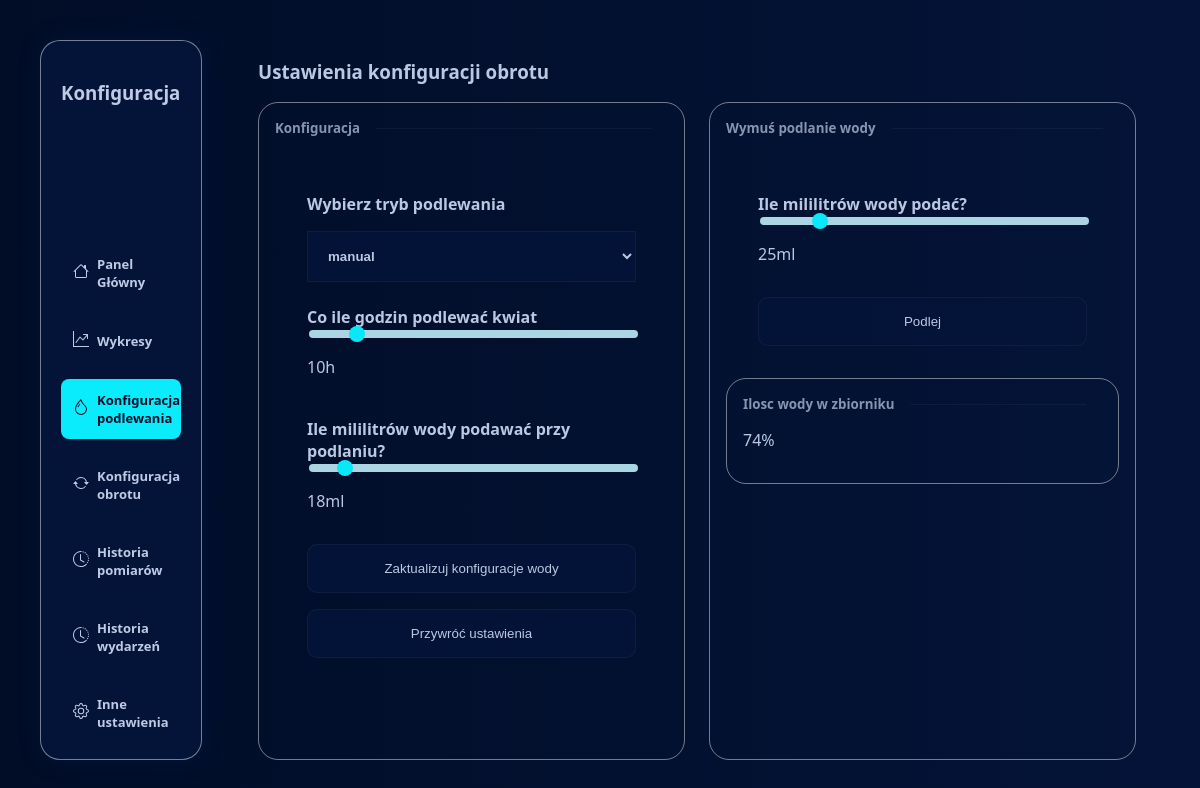
The page /water-config on the database as committed earlier.
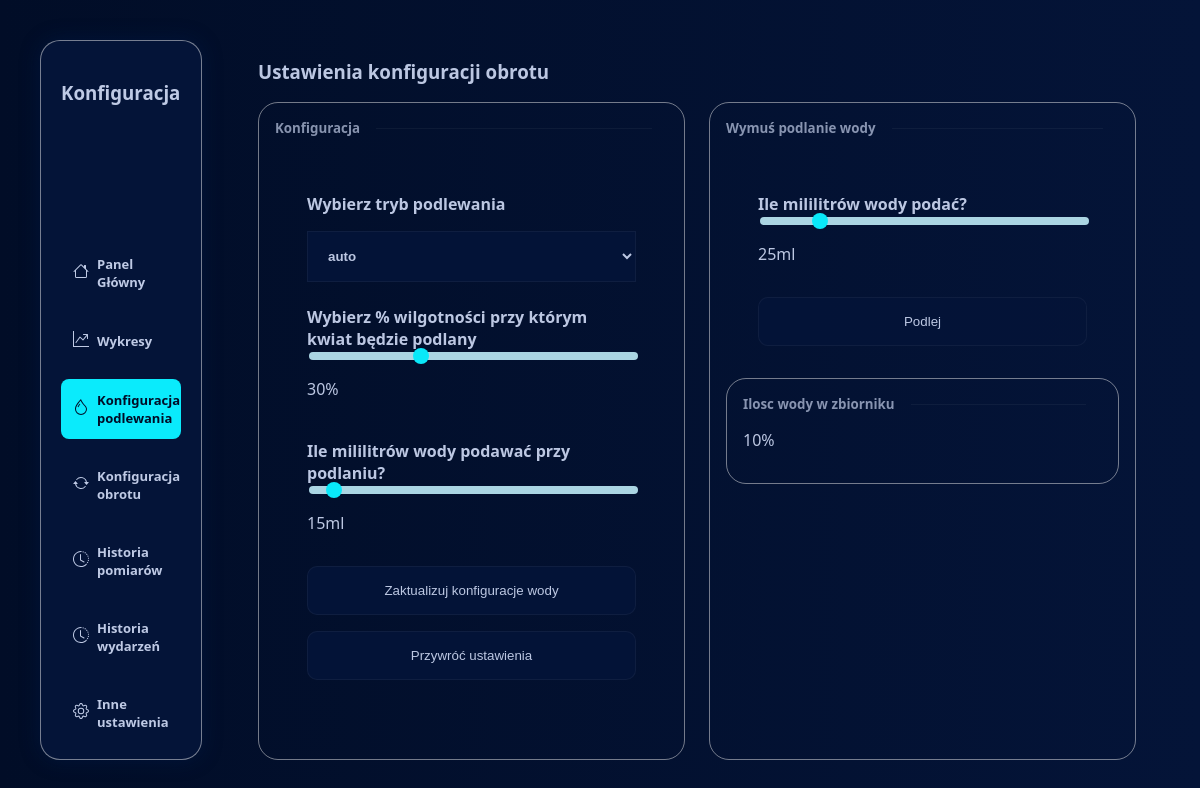
The same page on the database as committed later.
### tables this page shows
CREATE TABLE configuration(
            water_mode TEXT,
            moisture_pct float,
            water_time integer,
            water_mililiters float,
            servo_mode TEXT,
            auto_threshold float,
            servo_time integer,
            servo_angle integer,
            log_timer integer
            
        );

CREATE TABLE sensor_logs (
        sensor_name TEXT NOT NULL,
        value INTEGER NOT NULL,
        date TIMESTAMP NOT NULL
    );

### web.py (the view)
@app.route("/water-config")
def configWater(e = 0):
    check_for_water()
    if (e == -1):
        print("BLAD")
    config = get_config()
    info = get_basic_info()
    return render_template("WaterConfig.html", config=config, info=info)

### web.py (called while the page is built)
def get_basic_info():
    conn =sqlite3.connect(DB_PATH)
    cursor = conn.cursor()
    cursor.execute("""
                    SELECT sensor_name, value, date
                    FROM sensor_logs
                    WHERE (sensor_name, date) IN (
                        SELECT sensor_name, MAX(date)
                        FROM sensor_logs
                        WHERE sensor_name IN ('moisture', 'foto1', 'foto2', 'water')
                        GROUP BY sensor_name
                    )
                    ORDER BY sensor_name
                   """)
    info = cursor.fetchall()
    conn.close()
    return info

@app.route("/get-config")
def get_config():
    conn =sqlite3.connect(DB_PATH)
    cursor = conn.cursor()
    cursor.execute("SELECT * FROM configuration LIMIT 1")
    config = cursor.fetchone()
    conn.close()
    return config

def check_for_water():
    water = get_basic_info()[3][1]
    print(get_basic_info())
    if(water < MIN_WATER):
        flash("Uwaga poziom wody jest niski!", "error")

### templates/WaterConfig.html (shortened to what the changed rows need)
<!DOCTYPE html>
<html lang="en">
<head>
    <link rel="stylesheet" href="{{ url_for('static',filename='styles/style.css') }}">
</head>
<body>
    <div class="container">
        <div class="content-area">
            <div class="section">
                <div class="content">
                    <form action="/update-water-conf" method="post" id="form">
                        <label for="mode">Wybierz tryb podlewania</label>
                        <select name="mode" id="tryb">
                            <option value="auto" {% if config[0] == 'auto' %} selected{% endif %}>auto</option>
                            <option value="manual" {% if config[0] == 'manual' %} selected{% endif %}>manual</option>
                        </select>
                        <div id="auto" {% if config[0] != 'auto' %} hidden{% endif %}>
                            <label for="moisture-pct">Wybierz % wilgotności przy którym kwiat będzie podlany</label>
                            <input type="range" min="0" max="90" value="{{config[1]}}" id="moisture-pct-range" name="moisture-pct">
                            <p id="moisture-pct-value">{{config[1] | int}}%</p>
                        </div>
                        <div id="manual" {% if config[0] != 'manual' %} hidden{% endif %}>
                            <label for="moisture-pct">Co ile godzin podlewać kwiat</label>
                            <input type="range" min="1" max="72" id="timer-range" value="{{config[2]}}" name="timer">
                            <p id="timer-value">{{config[2]}}h</p>
                        </div>
                        <div id="water">
                            <label for="water-amount">Ile mililitrów wody podawać przy podlaniu?</label>
                            <input type="range" min="10" max="100" id="water-range" value="{{(config[3]) | int}}" name="water-amount">
                            <p id="water-value">{{(config[3]) | int}}ml</p>
                        </div>
                        <input class="button" type="submit" value="Zaktualizuj konfiguracje wody">
                        <input class="button" type="reset" value="Przywróć ustawienia" id="reset">
                    </form>
                </div>
                <div class="content">
                    <div class="content">
                    <div class="small-title">Ilosc wody w zbiorniku <div class="divider"></div></div>
                        <p>{{info[3][1]}}%</p>
                    </div>
                </div>
            </div>
        </div>
    </div>
</body>
</html>

Rows that differ between the two databases and show on the page:
removed sensor_logs: value "74"
changed configuration: mode "manual" → "auto"; water_mode "manual" → "auto" (drawn); moisture-pct (not shown) → "30"; moisture_pct (not shown) → "30"; water-amount "18" → "15"; water_mililiters "18" → "15"; timer "10" → (not shown); water_time "10" → (not shown)
now on this page (row edited): sensor_logs: value "10"
Other text that changed with them:
text no longer shown: "Co ile godzin podlewać kwiat h"
text now shown: "Wybierz % wilgotności przy którym kwiat będzie podlany %"
